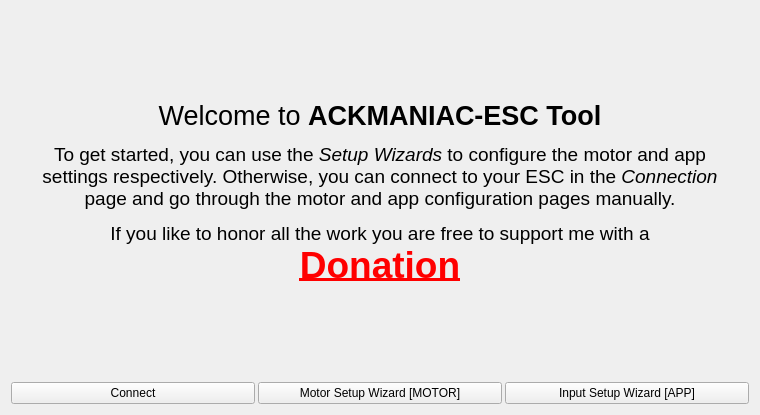
<?xml version="1.0" encoding="UTF-8"?>
<ui version="4.0">
 <class>PageWelcome</class>
 <widget class="QWidget" name="PageWelcome">
  <property name="geometry">
   <rect>
    <x>0</x>
    <y>0</y>
    <width>760</width>
    <height>415</height>
   </rect>
  </property>
  <property name="windowTitle">
   <string>Form</string>
  </property>
  <layout class="QVBoxLayout" name="verticalLayout">
   <item>
    <widget class="ImageWidget" name="bgWidget" native="true">
     <layout class="QVBoxLayout" name="verticalLayout_2" stretch="1">
      <property name="leftMargin">
       <number>30</number>
      </property>
      <property name="topMargin">
       <number>30</number>
      </property>
      <property name="rightMargin">
       <number>30</number>
      </property>
      <property name="bottomMargin">
       <number>30</number>
      </property>
      <item>
       <widget class="QLabel" name="label">
        <property name="text">
         <string>&lt;html&gt;&lt;head/&gt;&lt;body&gt;&lt;p align=&quot;center&quot;&gt;&lt;span style=&quot; font-size:20pt;&quot;&gt;Welcome to &lt;/span&gt;&lt;span style=&quot; font-size:20pt; font-weight:600;&quot;&gt;ACKMANIAC-ESC Tool&lt;/span&gt;&lt;/p&gt;&lt;p align=&quot;center&quot;&gt;&lt;span style=&quot; font-size:14pt;&quot;&gt;To get started, you can use the &lt;/span&gt;&lt;span style=&quot; font-size:14pt; font-style:italic;&quot;&gt;Setup Wizards&lt;/span&gt;&lt;span style=&quot; font-size:14pt;&quot;&gt; to configure the motor and app settings respectively. Otherwise, you can connect to your ESC in the &lt;/span&gt;&lt;span style=&quot; font-size:14pt; font-style:italic;&quot;&gt;Connection&lt;/span&gt;&lt;span style=&quot; font-size:14pt;&quot;&gt; page and go through the motor and app configuration pages manually.&lt;/span&gt;&lt;/p&gt;&lt;p align=&quot;center&quot;&gt;&lt;span style=&quot; font-size:14pt;&quot;&gt;If you like to honor all the work you are free to support me with a&lt;br/&gt;&lt;/span&gt;&lt;a href=&quot;https://www.paypal.com/cgi-bin/webscr?cmd=_s-xclick&amp;amp;hosted_button_id=GJ59FXYPUQHUY&quot;&gt;&lt;span style=&quot; font-size:28pt; font-weight:600; text-decoration: underline; color:#ff0000;&quot;&gt;Donation&lt;/span&gt;&lt;/a&gt;&lt;/p&gt;&lt;/body&gt;&lt;/html&gt;</string>
        </property>
        <property name="wordWrap">
         <bool>true</bool>
        </property>
        <property name="openExternalLinks">
         <bool>true</bool>
        </property>
       </widget>
      </item>
     </layout>
    </widget>
   </item>
   <item>
    <layout class="QHBoxLayout" name="horizontalLayout">
     <property name="spacing">
      <number>3</number>
     </property>
     <item>
      <widget class="QPushButton" name="autoConnectButton">
       <property name="toolTip">
        <string>Automatically connect to the ESC using the USB connection.</string>
       </property>
       <property name="text">
        <string>Connect</string>
       </property>
       <property name="icon">
        <iconset resource="../res.qrc">
         <normaloff>:/res/icons/Connected-96.png</normaloff>:/res/icons/Connected-96.png</iconset>
       </property>
       <property name="iconSize">
        <size>
         <width>45</width>
         <height>45</height>
        </size>
       </property>
      </widget>
     </item>
     <item>
      <widget class="QPushButton" name="wizardMotorButton">
       <property name="text">
        <string>Motor Setup Wizard [MOTOR]</string>
       </property>
       <property name="icon">
        <iconset resource="../res.qrc">
         <normaloff>:/res/icons/Wizard-96.png</normaloff>:/res/icons/Wizard-96.png</iconset>
       </property>
       <property name="iconSize">
        <size>
         <width>45</width>
         <height>45</height>
        </size>
       </property>
       <property name="flat">
        <bool>false</bool>
       </property>
      </widget>
     </item>
     <item>
      <widget class="QPushButton" name="wizardAppButton">
       <property name="text">
        <string>Input Setup Wizard [APP]</string>
       </property>
       <property name="icon">
        <iconset resource="../res.qrc">
         <normaloff>:/res/icons/Wizard-96.png</normaloff>:/res/icons/Wizard-96.png</iconset>
       </property>
       <property name="iconSize">
        <size>
         <width>45</width>
         <height>45</height>
        </size>
       </property>
       <property name="flat">
        <bool>false</bool>
       </property>
      </widget>
     </item>
    </layout>
   </item>
  </layout>
 </widget>
 <customwidgets>
  <customwidget>
   <class>ImageWidget</class>
   <extends>QWidget</extends>
   <header>widgets/imagewidget.h</header>
   <container>1</container>
  </customwidget>
 </customwidgets>
 <resources>
  <include location="../res.qrc"/>
 </resources>
 <connections/>
</ui>
